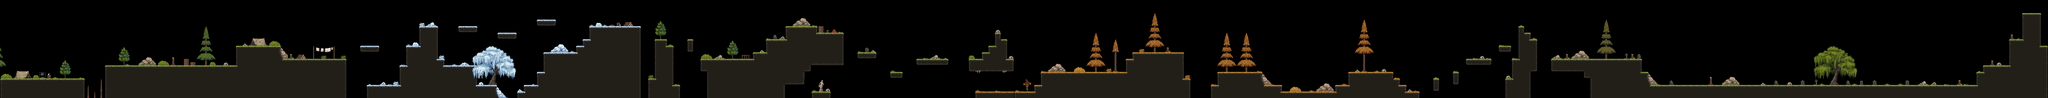

A 2D game scene composited from a Tiled map and its tileset images. What follows is a short description and the map's XML, with each tile layer's data collapsed to a summary:
An orthogonal 313x15 tile map with 32x32 px tiles, 2 tile layers (Ground, Prop), 7 tilesets and 100 objects (6x 
ForestLv3, 4x ForestLv2, 3x forest, 3x ForestLv1, snow, ...).

<map version="1.10" tiledversion="1.12.2" orientation="orthogonal" renderorder="right-down" width="313" height="15" tilewidth="32" tileheight="32" infinite="0" nextlayerid="6" nextobjectid="105">
 <editorsettings>
  <export target="forest.tmj" format="json" />
 </editorsettings>
 <tileset firstgid="1" source="ForestTiles.tsx" />
 <tileset firstgid="163" source="Forest_Props.tsx" />
 <tileset firstgid="384" source="Other_tiles.tsx" />
 <tileset firstgid="447" source="Gargen_Props.tsx" />
 <tileset firstgid="475" source="willow_snow.tsx" />
 <tileset firstgid="517" source="Pine.tsx" />
 <tileset firstgid="643" source="willow.tsx" />
 <layer id="1" name="Ground" width="313" height="15">
  <data>[4695 cells, 1282 non-empty, 81 distinct tile ids]</data>
 </layer>
 <layer id="2" name="Prop" width="313" height="15">
  <data>[4695 cells, 397 non-empty, 209 distinct tile ids]</data>
 </layer>
 <objectgroup id="3" name="Collision">
  <object id="1" x="-1" y="386" width="414" height="94" />
  <object id="2" x="515" y="319" width="641" height="162" />
  <object id="3" x="1156" y="222" width="215" height="259" />
  <object id="4" x="1369" y="291" width="326" height="187" />
  <object id="5" x="1794" y="417" width="638" height="64" />
  <object id="6" x="1954" y="320" width="378" height="97" />
  <object id="7" x="1989" y="224" width="153" height="96" />
  <object id="8" x="2139" y="287" width="34" height="34" />
  <object id="9" x="2053" y="130" width="86" height="92" />
  <object id="10" x="2532" y="451" width="603" height="28" />
  <object id="11" x="2566" y="417" width="253" height="31" />
  <object id="12" x="2625" y="351" width="220" height="65" />
  <object id="13" x="2660" y="258" width="188" height="92" />
  <object id="14" x="2820" y="224" width="126" height="32" />
  <object id="15" x="2851" y="190" width="186" height="34" />
  <object id="16" x="2885" y="129" width="245" height="65" />
  <object id="17" x="3074" y="193" width="59" height="256" />
  <object id="18" x="3202" y="189" width="63" height="292" />
  <object id="19" x="3169" y="386" width="34" height="95" />
  <object id="20" x="3261" y="222" width="34" height="259" />
  <object id="21" x="3294" y="413" width="31" height="68" />
  <object id="22" x="3426" y="286" width="30" height="64" />
  <object id="23" x="3454" y="288" width="383" height="194" />
  <object id="24" x="3684" y="257" width="158" height="32" />
  <object id="25" x="3749" y="190" width="94" height="64" />
  <object id="26" x="3840" y="127" width="158" height="191" />
  <object id="27" x="3838" y="315" width="128" height="33" />
  <object id="28" x="3837" y="348" width="95" height="63" />
  <object id="29" x="3997" y="158" width="129" height="160" />
  <object id="30" x="3971" y="445" width="89" height="35" />
  <object id="31" x="4196" y="255" width="90" height="30" />
  <object id="32" x="4357" y="353" width="58" height="27" />
  <object id="33" x="4484" y="289" width="153" height="29" />
  <object id="34" x="4737" y="288" width="223" height="61" />
  <object id="35" x="4804" y="254" width="122" height="35" />
  <object id="36" x="4838" y="222" width="84" height="32" />
  <object id="37" x="4868" y="162" width="26" height="57" />
  <object id="38" x="4894" y="193" width="29" height="28" />
  <object id="39" x="4773" y="448" width="120" height="31" />
  <object id="40" x="4964" y="444" width="97" height="36" />
  <object id="41" x="5060" y="413" width="31" height="66" />
  <object id="42" x="5090" y="352" width="703" height="129" />
  <object id="43" x="5784" y="382" width="37" height="99" />
  <object id="44" x="5507" y="287" width="280" height="65" />
  <object id="46" x="5540" y="256" width="248" height="32" />
  <object id="47" x="5924" y="413" width="32" height="64" />
  <object id="48" x="5952" y="350" width="224" height="131" />
  <object id="49" x="6173" y="414" width="95" height="67" />
  <object id="50" x="6259" y="447" width="271" height="33" />
  <object id="51" x="6530" y="418" width="344" height="61" />
  <object id="52" x="6869" y="451" width="72" height="31" />
  <object id="53" x="6594" y="352" width="220" height="65" />
  <object id="54" x="6808" y="382" width="35" height="36" />
  <object id="55" x="7011" y="382" width="27" height="63" />
  <object id="56" x="7108" y="352" width="25" height="61" />
  <object id="57" x="7172" y="288" width="124" height="30" />
  <object id="58" x="7332" y="224" width="57" height="30" />
  <object id="59" x="7396" y="286" width="90" height="193" />
  <object id="60" x="7362" y="384" width="36" height="94" />
  <object id="61" x="7427" y="125" width="28" height="159" />
  <object id="62" x="7453" y="157" width="33" height="130" />
  <object id="63" x="7479" y="192" width="35" height="157" />
  <object id="64" x="7588" y="289" width="441" height="59" />
  <object id="66" x="7747" y="350" width="314" height="32" />
  <object id="67" x="7780" y="381" width="285" height="100" />
  <object id="68" x="8064" y="414" width="1304" height="65" />
  <object id="69" x="9369" y="415" width="648" height="65" />
  <object id="70" x="9668" y="354" width="348" height="57" />
  <object id="71" x="9702" y="317" width="320" height="36" />
  <object id="72" x="9827" y="188" width="155" height="129" />
  <object id="73" x="9976" y="229" width="36" height="85" />
  <object id="74" x="9892" y="67" width="90" height="124" />
  <object id="91" x="4891" y="450" width="74" height="29" />
  <object id="93" x="2244" y="129" width="87" height="29" />
  <object id="94" x="2437" y="162" width="86" height="27" />
  <object id="95" x="2628" y="94" width="88" height="30" />
  <object id="96" x="1763" y="226" width="91" height="27" />
  <object id="97" x="3365" y="193" width="24" height="61" />
 </objectgroup>
 <objectgroup id="5" name="Biomes">
  <object id="98" name="snow" x="1758.67" y="1.33333" width="1377.33" height="480" />
  <object id="99" x="2618.67" y="704" />
  <object id="100" name="forest" x="-2" y="-4" width="1762" height="484" />
  <object id="102" name="forest" x="3134" y="2" width="1640" height="480" />
  <object id="103" name="autumn" x="4772" y="4" width="2224" height="470" />
  <object id="104" name="forest" x="6993.94" y="3.0303" width="3027.27" height="478.788" />
 </objectgroup>
 <objectgroup id="4" name="Entities">
  <object id="75" name="PlayerStart" x="162" y="351">
   <point />
  </object>
  <object id="76" name="ForestLv1" x="669" y="294">
   <point />
  </object>
  <object id="77" name="ForestLv1" x="955" y="295">
   <point />
  </object>
  <object id="78" name="ForestLv1" x="1503" y="260">
   <point />
  </object>
  <object id="79" name="ForestLv2" x="2241" y="297">
   <point />
  </object>
  <object id="80" name="ForestLv2" x="2747" y="229">
   <point />
  </object>
  <object id="81" name="ForestLv2" x="1877" y="403">
   <point />
  </object>
  <object id="82" name="ForestLv2" x="3070" y="106">
   <point />
  </object>
  <object id="83" name="&#10;ForestLv3" x="3487" y="259">
   <point />
  </object>
  <object id="84" name="&#10;ForestLv3" x="3785" y="163">
   <point />
  </object>
  <object id="85" name="&#10;ForestLv3" x="4058" y="128">
   <point />
  </object>
  <object id="86" name="&#10;ForestLv3" x="4556" y="260">
   <point />
  </object>
  <object id="87" name="&#10;ForestLv3" x="5651" y="219">
   <point />
  </object>
  <object id="88" name="&#10;ForestLv3" x="6341" y="416">
   <point />
  </object>
  <object id="89" name="Minotaur" x="8976" y="361">
   <point />
  </object>
  <object id="90" name="DungeonPortal" x="4834" y="427">
   <point />
  </object>
 </objectgroup>
</map>
